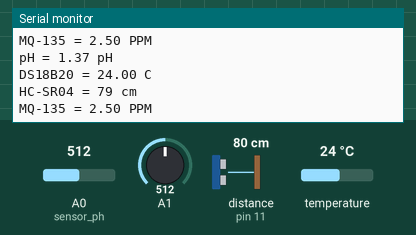
Bench run of a sketch on a simulated Arduino Uno, built with avr-gcc and run on an emulated ATmega328P. Parts: the last lines printed to the serial monitor. Wiring (inferred from the names in the program): ultrasonic range finder: trigger pin 12; echo pin 11. The inputs (shaded band) are chosen by the test bench; at power-on: distance to the obstacle (sensor on pin 11) 80 cm, temperature 24 °C, A0 (sensor_ph) = 512, A1 = 512. The echo pulse lasts 58.3 µs per cm.

Above: at 7.3 s.
7.4 s: distance to the obstacle (sensor on pin 11) set to 250 cm
At 13.0 s:
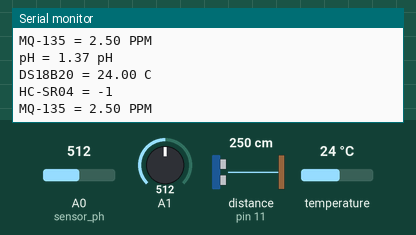
19.6 s: temperature set to 12 °C
At 25.2 s:
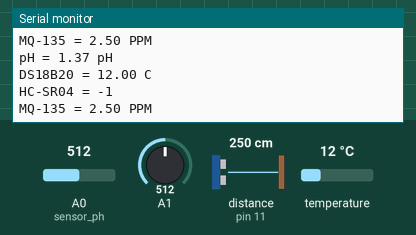
26.3 s: A0 (sensor_ph) set to 716
33.0 s: A1 set to 716
At 36.3 s:
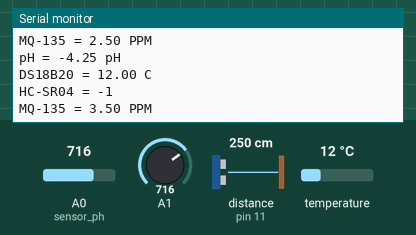
39.7 s: distance to the obstacle (sensor on pin 11) set to 2 cm
At 41.9 s:
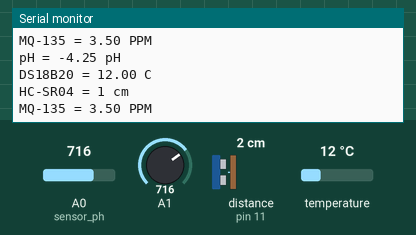
46.4 s: temperature set to 19 °C
At 47.5 s:
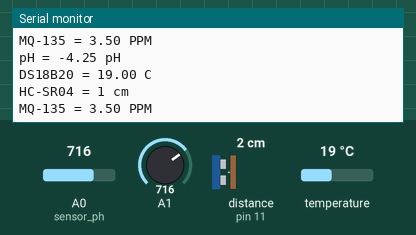
Timing chart, 0 to 49.4 s (numbered marks = the images above; inputs shaded):
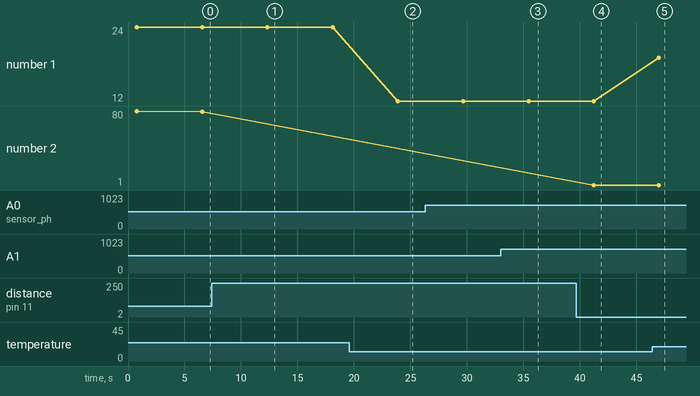

Measured:
- after the input at 7.4 s, the serial monitor: prints a new line after 4.9 s (image 1)
- after the input at 19.6 s, the serial monitor: prints a new line after 4.3 s (image 2)
- after the input at 33.0 s, the serial monitor: prints a new line after 2.5 s (image 3)
- after the input at 39.7 s, the serial monitor: prints a new line after 1.5 s (image 4)
- after the input at 46.4 s, the serial monitor: prints a new line after 0.60 s (image 5)
- plotted number 1: 24 → 12 after the input at 19.6 s, 12 → 19 after the input at 46.4 s
- plotted number 2: 79 → 1 after the input at 39.7 s

The sketch:

main.ino
```cpp
#include <Wire.h>
#include <OneWire.h>
#include <DallasTemperature.h>
#include <MQ135.h>
#include "DFRobot_PH.h"

//DS18B20 declare###########################################
int sensorPinDS18b20 = 4; //GPO4 atau D2
float suhuC;
OneWire ourWire(sensorPinDS18b20);
DallasTemperature sensors(&ourWire);

//HC-SR04 declare###########################################
#define echoPin 11 //Echo Pin
#define trigPin 12 //Trigger Pin
int maximumRange = 200;   //kebutuhan akan maksimal range
int minimumRange = 00;    //kebutuhan akan minimal range
long duration, distance;  //waktu untuk kalkulasi jarak

//MQ-135 declare############################################
const int gasSensor = A1;

//pH_meter declare##########################################
const int phPin = 0;
#define sensor_ph A0
float tegangan,nilaiph;
DFRobot_PH ph;

void setup() {
  Serial.begin(115200); //BAUD RATE

  // HC-SR04###############################################
  pinMode(trigPin, OUTPUT);
  pinMode(echoPin, INPUT);

  // pH meter##############################################
    ph.begin(); //mulai untuk pembacaan sensor ph meter
    sensors.begin(); //mulai untuk pembacaan sensor ds18b20

}

void loop() {
  //DS18B20###############################################
  sensors.requestTemperatures();
  suhuC = sensors.getTempCByIndex(0);

  //HC-SR04###############################################
  digitalWrite(trigPin, LOW);delayMicroseconds(2);
  digitalWrite(trigPin, HIGH);delayMicroseconds(10);
  digitalWrite(trigPin, LOW);
  duration = pulseIn(echoPin, HIGH);
  //perhitungan untuk dijadikan jarak
  distance = duration/58.2;

  //MQ-135################################################
  float voltage;
  voltage = getVoltage(gasSensor);

  //pH meter##############################################
  static unsigned long timepoint = millis();
  if(millis()-timepoint>1000U){                  //time interval: 1s
    timepoint = millis();
    tegangan = analogRead(sensor_ph)/1024.0*5000; //mengubah tegangan analog menjadi digital dan menjadi tegangan
    //suhuC = sensors.getTempCByIndex(00);
    nilaiph = ph.readPH(tegangan,suhuC);  //konversi tegangan menjadi ph meter dengan kompensasi suhuC
    //OUTPUT pH meter
    Serial.print("pH = ");
    Serial.print(nilaiph,2);
    Serial.println(" pH");
  }
  ph.calibration(tegangan,suhuC);

  //OUTPUT
  //OUTPUT DS18B20
  Serial.print("DS18B20 = ");
  Serial.print(suhuC);
  Serial.print(" ");
  Serial.println("C");

  //OUTPUT HC-SR04
  if (distance >= maximumRange || distance <= minimumRange){
    Serial.print("HC-SR04 = ");
    Serial.println("-1");
  }
  else {
    /*Kirim jarak ke komputer menggunakan Serial protokol, dan
    menghidupkan LED OFF untuk menunjukkan membaca sukses. */
    Serial.print("HC-SR04 = ");
    Serial.print(distance);
    Serial.print(" ");
    Serial.println("cm");
  }

  //OUTPUT MQ-135
  Serial.print("MQ-135 = ");
  Serial.print(voltage);
  Serial.println(" PPM");

  //waktu tunda 50mS
  delay(5000);
}

float getVoltage(int pin){
  return (analogRead(pin) * 0.004882814);
  // This equation converts the 0 to 1023 value that analogRead()
  // returns, into a 0.0 to 5.0 value that is the true voltage
  // being read at that pin.
}
```
